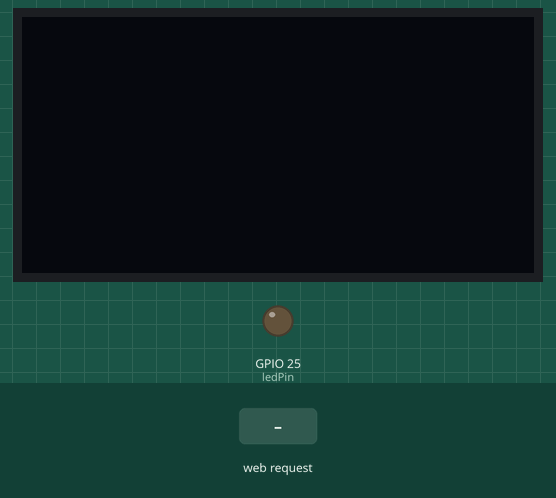
Recording of a sketch running on a simulated ESP32. Shown: 128×64 one-colour display, output pins drawn as LEDs (lit = HIGH). The test bench sets the inputs (shaded band). The OLED is the two-colour kind (top 16 rows yellow); WiFi joins after 1.5 s; servers stay silent unless stated; what the sketch prints to the serial monitor is not drawn.

Above: at 3.2 s.
3.3 s: HTTP request GET /display?message=1 received
At 3.9 s:
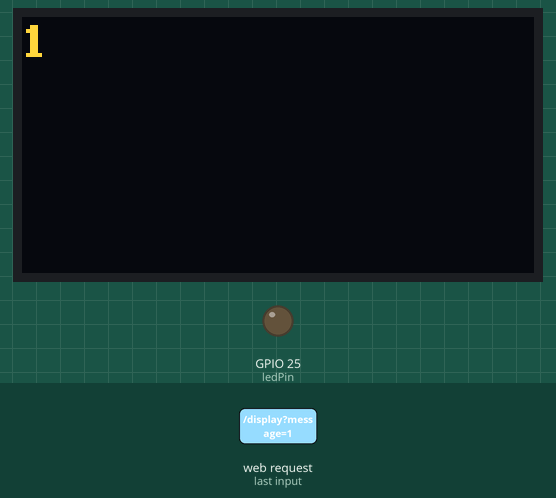
4.8 s: HTTP request GET /turnOnLED received
At 5.3 s:
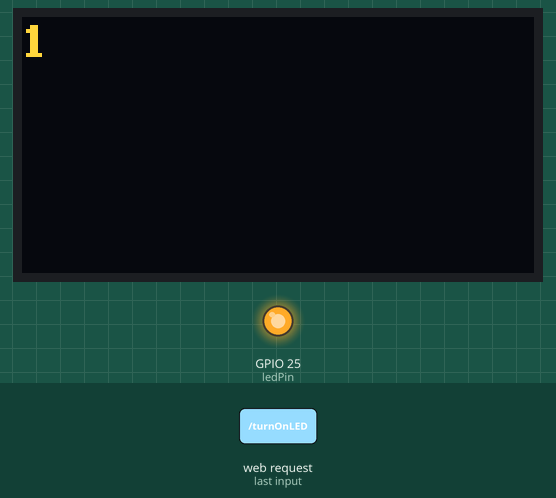
Timing chart, 0 to 7.8 s (numbered marks = the images above; inputs shaded):
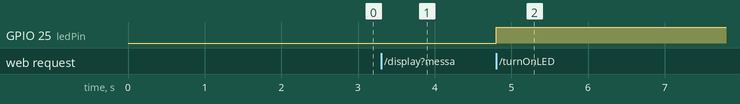

Measured:
- after the input at 4.8 s, GPIO 25 (ledPin): LOW → HIGH at once

The sketch:

Client.ino
```cpp
#include <WiFi.h>
#include <WebServer.h>
#include <U8g2lib.h>
//---------------------------------------------------------------------------------------------------------------
const char* ssid = "Test";
const char* password = "123456789";
const char* hostESP32_1 = "192.168.137.72"; // IP Address ของ ESP-32(1)
const int ledPin = 25; // Change as per your setup
//---------------------------------------------------------------------------------------------------------------
U8G2_SSD1306_128X64_NONAME_F_HW_I2C u8g2(U8G2_R0, /* reset=*/ U8X8_PIN_NONE);
//---------------------------------------------------------------------------------------------------------------

String getHtmlPage() {
  String strHtml = "<html><head>";
  strHtml += "<style>.button {background-color: #990033; border: none; border-radius: 4px; color: white; padding: 7px 15px; text-align: center; text-decoration: none;}</style>";
  strHtml += "<title>LED Controller</title></head><body><h1>LED Controller</h1><h3>Control the LED</h3>";
  strHtml += "<a href='/commandTurnOnLED' class='button'>Turn ON</a><br><br>";
  strHtml += "</body></html>";
  return strHtml;
}

//---------------------------------------------------------------------------------------------------------------
WebServer server(80);
//---------------------------------------------------------------------------------------------------------------

//---------------------------------------------------------------------------------------------------------------
void displayMessage() {
  String message = server.arg("message"); // รับข้อความที่ส่งมา

  u8g2.clearBuffer();
  u8g2.setFont(u8g2_font_ncenB08_tr);

  int y = 10; // ตำแหน่งเริ่มต้นของบรรทัดแรก
  for (int i = 0; i < message.length(); i++) {
    if (message[i] == '\n') { // หากพบการขึ้นบรรทัดใหม่
      y += 10; // เพิ่มตำแหน่ง y สำหรับบรรทัดถัดไป
      continue;
    }
    String line = message.substring(i, message.indexOf('\n', i));
    i += line.length();
    u8g2.drawStr(0, y, line.c_str()); // แสดงข้อความบนบรรทัดใหม่
    y += 10; // เตรียมตำแหน่งสำหรับบรรทัดถัดไป
  }

  u8g2.sendBuffer();

  server.send(200, "text/plain", "Message displayed: " + message);
}


//---------------------------------------------------------------------------------------------------------------
void setup() {
  Serial.begin(115200);
  u8g2.begin();
  pinMode(ledPin, OUTPUT);

  WiFi.begin(ssid, password);
  while (WiFi.status() != WL_CONNECTED) {
    delay(1000);
    Serial.println("Connecting to WiFi...");
  }
  Serial.println("Connected to WiFi ");
  Serial.println(WiFi.localIP());
//---------------------------------------------------------------------------------------------------------------

 server.on("/", []() {
    server.send(200, "text/html", getHtmlPage());
  });
//---------------------------------------------------------------------------------------------------------------

server.on("/commandTurnOnLED", []() {
  WiFiClient client;
  if (client.connect(hostESP32_1, 80)) {
    // ส่งคำขอ GET ไปที่ ESP-32(1)
    client.print("GET /turnOnLED HTTP/1.1\r\n" +
                 String("Host: ") + hostESP32_1 + "\r\n" +
                 "Connection: close\r\n\r\n");
    client.stop();
    server.send(200, "text/plain", "Command sent to turn on LED");
  } else {
    server.send(500, "text/plain", "Failed to connect to ESP-32(1)");
  }
});
//---------------------------------------------------------------------------------------------------------------

//---------------------------------------------------------------------------------------------------------------
  server.on("/turnOnLED", []() {
    digitalWrite(ledPin, HIGH);
    server.send(200, "text/plain", "LED is ON");
  });
//---------------------------------------------------------------------------------------------------------------

//---------------------------------------------------------------------------------------------------------------

server.on("/display", displayMessage); // ตั้งค่าเส้นทางสำหรับการแสดงข้อความ
 //---------------------------------------------------------------------------------------------------------------

  server.begin();
//---------------------------------------------------------------------------------------------------------------
}
void loop() {
  server.handleClient();

  //----------------------------------------------------------------------------------------------------


  //---------------------------------------------------------------------------------------------------------------
}
```
